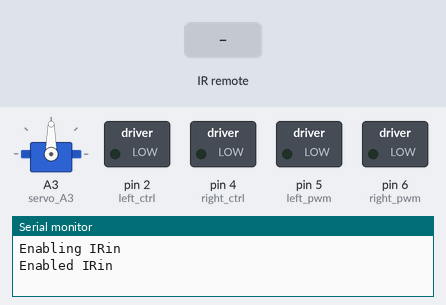
The sketch below on a simulated Arduino Uno, built with avr-gcc and run on an emulated ATmega328P. Shown: servo, switched loads named in the sketch (green lamp = pin HIGH), the last lines printed to the serial monitor. The test bench sets the inputs (shaded band). Pins used as bus, display or sensor lines are not drawn.

Above: at 1.5 s.
1.6 s: infrared code 0xFF629D received
At 2.5 s:
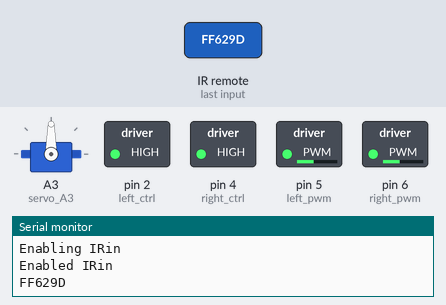
3.1 s: infrared code 0xFFA857 received
At 3.7 s:
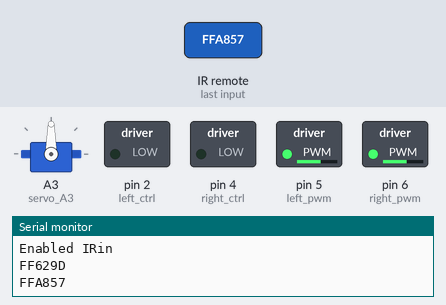
4.6 s: infrared code 0xFF22DD received
At 5.8 s:
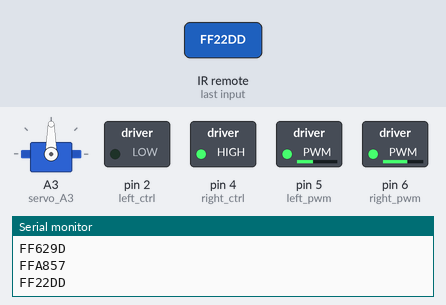
6.1 s: infrared code 0xFFC23D received
At 7.2 s:
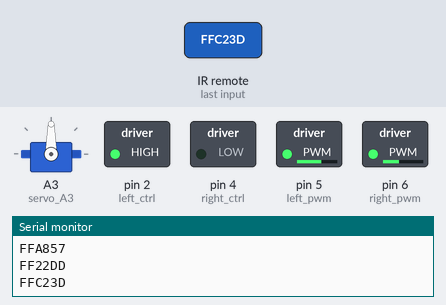
Timing chart, 0 to 8.6 s (numbered marks = the images above; inputs shaded):
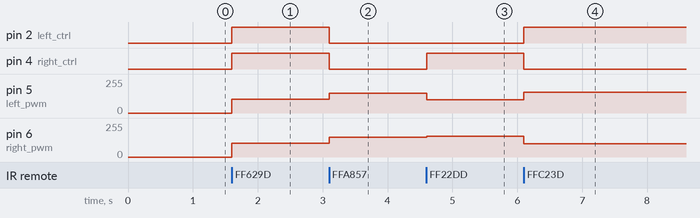

The sketch:

lesson_14_IR_remote_Control_Car.ino
```cpp
//*******************************************************************************
/*
keyestudio 4wd BT Car
lesson 14
IR remote Control Car
http://www.keyestudio.com
*/
#define SCL_Pin  A5  //Set the clock pin to A5
#define SDA_Pin  A4  //Set data pin to A4
//Array, used to store the data of pattern, can be calculated by yourself or obtained from the modulus tool
unsigned char start01[] = {0x01,0x02,0x04,0x08,0x10,0x20,0x40,0x80,0x80,0x40,0x20,0x10,0x08,0x04,0x02,0x01};
unsigned char front[] = {0x00,0x00,0x00,0x00,0x00,0x24,0x12,0x09,0x12,0x24,0x00,0x00,0x00,0x00,0x00,0x00};
unsigned char back[] = {0x00,0x00,0x00,0x00,0x00,0x24,0x48,0x90,0x48,0x24,0x00,0x00,0x00,0x00,0x00,0x00};
unsigned char left[] = {0x00,0x00,0x00,0x00,0x00,0x00,0x44,0x28,0x10,0x44,0x28,0x10,0x44,0x28,0x10,0x00};
unsigned char right[] = {0x00,0x10,0x28,0x44,0x10,0x28,0x44,0x10,0x28,0x44,0x00,0x00,0x00,0x00,0x00,0x00};
unsigned char STOP01[] = {0x2E,0x2A,0x3A,0x00,0x02,0x3E,0x02,0x00,0x3E,0x22,0x3E,0x00,0x3E,0x0A,0x0E,0x00};
unsigned char clear[] = {0x00,0x00,0x00,0x00,0x00,0x00,0x00,0x00,0x00,0x00,0x00,0x00,0x00,0x00,0x00,0x00};

#include <Arduino.h>
#include <IRremote.h>//function library of IR remote control
int RECV_PIN = 3;//set the pin of IR receiver to D3
IRrecv irrecv(RECV_PIN);
long irr_val;
decode_results results;

int left_ctrl = 2;//define the direction control pins of group B motor
int left_pwm = 5;//define the PWM control pins of group B motor
int right_ctrl = 4;//define the direction control pins of group A motor
int right_pwm = 6;//define the PWM control pins of group A motor

#include <Servo.h>
Servo servo_A3;//set the pin of servo to A3

unsigned char data_line = 0;
unsigned char delay_count = 0;

void setup() {
  Serial.begin(9600);//
  // In case the interrupt driver crashes on setup, give a clue
  // to the user what's going on.
  Serial.println("Enabling IRin");
  irrecv.enableIRIn(); // Start the receiver
  Serial.println("Enabled IRin");
  pinMode(left_ctrl,OUTPUT);//set direction control pins of group B motor to OUTPUT
  pinMode(left_pwm,OUTPUT);//set PWM control pins of group B motor to OUTPUT
  pinMode(right_ctrl,OUTPUT);//set direction control pins of group A motor to OUTPUT
  pinMode(right_pwm,OUTPUT);//set PWM control pins of group A motor to OUTPUT
  servo_A3.attach(A3);
  servo_A3.write(90);//the angle of servo is 90 degree
  delay(300);
  pinMode(SCL_Pin,OUTPUT);// Set the clock pin to output
  pinMode(SDA_Pin,OUTPUT);//Set the data pin to output
  matrix_display(clear);
  matrix_display(start01); //display start01 expression pattern
}

void loop()
 {
  if (irrecv.decode(&results))
 {
    irr_val = results.value;
    Serial.println(irr_val, HEX);//serial prints the read IR remote signals
    switch(irr_val)
    {
      case 0xFF629D : car_front(); //Receive 0xFF629D,the car goes forward
      matrix_display(clear);
      matrix_display(front);
      break;

      case 0xFFA857 : car_back(); //Receive 0xFFA857,the car goes back
      matrix_display(clear);
      matrix_display(back);
      break;

      case 0xFF22DD : car_left(); //Receive 0xFF22DD,the car left rotates
      matrix_display(clear);
      matrix_display(left);
      break;

      case 0xFFC23D : car_right();//Receive 0xFFC23D,the car right rotates
      matrix_display(clear);
      matrix_display(right);
      break;

      case 0xFF02FD : car_Stop();//Receive 0xFF02FD,the car stops
      matrix_display(clear);
      matrix_display(STOP01);
      break;
    }
        irrecv.resume(); // Receive the next value
  }
}

void car_front()//define the state of going front
{
  digitalWrite(left_ctrl,HIGH);
  analogWrite(left_pwm,105);
  digitalWrite(right_ctrl,HIGH);
  analogWrite(right_pwm,105);
}
void car_back()//define the status of going back
{
  digitalWrite(left_ctrl,LOW);
  analogWrite(left_pwm,150);
  digitalWrite(right_ctrl,LOW);
  analogWrite(right_pwm,150);
}
void car_left()//set the status of left turning
{
  digitalWrite(left_ctrl, LOW);
  analogWrite(left_pwm, 100);
  digitalWrite(right_ctrl, HIGH);
  analogWrite(right_pwm, 155);
}
void car_right()//set the status of right turning
{
  digitalWrite(left_ctrl, HIGH);
  analogWrite(left_pwm, 155);
  digitalWrite(right_ctrl, LOW);
  analogWrite(right_pwm, 100);
}
void car_Stop()//define the state of stop
{
  digitalWrite(left_ctrl,LOW);
  analogWrite(left_pwm,0);
  digitalWrite(right_ctrl,LOW);
  analogWrite(right_pwm,0);
}

//this function is used for dot matrix display
void matrix_display(unsigned char matrix_value[])
{
  IIC_start();  //the function that calls the data transfer start condition
  IIC_send(0xc0);  //select address

  for (int i = 0; i < 16; i++) //the pattern data is 16 bytes
  {
    IIC_send(matrix_value[i]); //Transmit the data of the pattern
  }
  IIC_end();   //End pattern data transmission
  IIC_start();
  IIC_send(0x8A);  //Display control, select 4/16 pulse width
  IIC_end();
}
//Conditions under which data transmission begins
void IIC_start()
{
  digitalWrite(SDA_Pin, HIGH);
  digitalWrite(SCL_Pin, HIGH);
  delayMicroseconds(3);
  digitalWrite(SDA_Pin, LOW);
  delayMicroseconds(3);
  digitalWrite(SCL_Pin, LOW);
}
//Indicates the end of data transmission
void IIC_end()
{
  digitalWrite(SCL_Pin, LOW);
  digitalWrite(SDA_Pin, LOW);
  delayMicroseconds(3);
  digitalWrite(SCL_Pin, HIGH);
  delayMicroseconds(3);
  digitalWrite(SDA_Pin, HIGH);
  delayMicroseconds(3);
}
//transmit data
void IIC_send(unsigned char send_data)
{
  for (byte mask = 0x01; mask != 0; mask <<= 1) //Each byte has 8 bits and is checked bit by bit starting at the lowest level
  {
    if (send_data & mask) { //Sets the high and low levels of SDA_Pin depending on whether each bit of the byte is a 1 or a 0
      digitalWrite(SDA_Pin, HIGH);
    } else {
      digitalWrite(SDA_Pin, LOW);
    }
    delayMicroseconds(3);
    digitalWrite(SCL_Pin, HIGH); //Pull the clock pin SCL_Pin high to stop data transmission
    delayMicroseconds(3);
    digitalWrite(SCL_Pin, LOW); //pull the clock pin SCL_Pin low to change the SIGNAL of SDA
  }
}
//*******************************************************************************
```

Measured:
- after the input at 1.6 s, pin 2 (left_ctrl), pin 4 (right_ctrl): LOW → HIGH at once; pin 5 (left_pwm), pin 6 (right_pwm): 0/255 → 105/255 at once
- after the input at 3.1 s, pin 2 (left_ctrl), pin 4 (right_ctrl): HIGH → LOW at once; pin 5 (left_pwm), pin 6 (right_pwm): 105/255 → 150/255 at once
- after the input at 4.6 s, pin 4 (right_ctrl): LOW → HIGH at once; pin 5 (left_pwm): 150/255 → 100/255 at once; pin 6 (right_pwm): 150/255 → 155/255 at once
- after the input at 6.1 s, pin 2 (left_ctrl): LOW → HIGH at once; pin 4 (right_ctrl): HIGH → LOW at once; pin 5 (left_pwm): 100/255 → 155/255 at once; pin 6 (right_pwm): 155/255 → 100/255 at once
